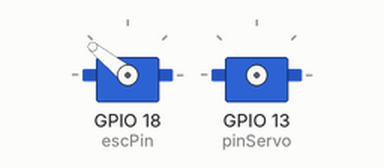
The sketch below on a simulated ESP32. Shown: 2 × servo. Nothing arrives over Bluetooth unless stated.

Above: at 0.0 s.
At 2.1 s:
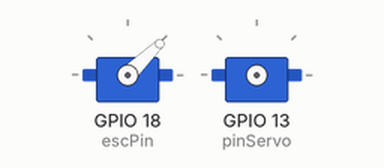
At 6.1 s:
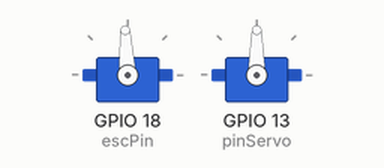
Timing chart, 0 to 7.6 s (numbered marks = the images above):
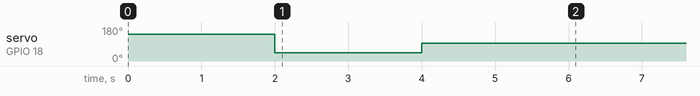

The sketch:

CodigoFinal.ino
```cpp
#include <ESP32Servo.h>
#include <PS4Controller.h>

const int escPin = 18;  // Pin donde conectas la señal del ESC
Servo motorESC; //El motor se controla por PWM como un servo

const int pinServo = 13; //Pin donde conectas la señal del servo
Servo servoMotor; //Servo se controla por PWM

void setup() {

	Serial.begin(115200); //Inicializa el monitor a 115200 baudios
	PS4.begin(); // Inicializa el mando
	motorESC.attach(escPin); // Rango del ESC (1000-2000 µs)

	// Calibración del ESC:  Importante para que el motor se configure
	motorESC.writeMicroseconds(2000); // Máxima señal (arranque seguro)
	delay(2000); //Mas o menos lo que dura el motor en calibrar
	motorESC.writeMicroseconds(1000); // Mínima señal
	delay(2000);
	motorESC.writeMicroseconds(1500); // Neutro
	delay(2000);

	servoMotor.attach(pinServo);
	servoMotor.write(90);
	delay(2000);
}

void Control_Motor() {

	int escValue;
	if (PS4.L2()) {  // Si se presiona L2 (marcha atrás)
		escValue = map(PS4.L2Value(), 0, 255, 1500, 1000); // 1000 = reversa
		Serial.printf("Reversa: %d\n", escValue);
	}
	else if (PS4.R2()) {  // Si se presiona R2 (marcha adelante)
		escValue = map(PS4.R2Value(), 0, 255, 1500, 2000); // 2000 = máxima velocidad
		Serial.printf("Adelante: %d\n", escValue);
	}
	else {
		escValue = 1500;
	}
	// Envía la señal PWM al ESC y asegura que el valor esté dentro del rango permitido
	motorESC.writeMicroseconds(constrain(escValue, 1000, 2000));

	delay(10); //Para estabilidad del ESC
}

void Control_Servo() {
	if (PS4.RStickX() <= 10 && PS4.RStickX() >= -10) { //Zona muerta del jostick (evita el drift)
		servoMotor.write(90); //Centra el servo "Ruedas Rectas"
	}
	if (PS4.RStickX() >= 10 || PS4.RStickX() <= -10) {
		int angle = map(PS4.RStickX(), 127, -127, 45, 135);
		servoMotor.write(constrain(angle, 45, 135)); //Mueve el servo segun la posicion del jostick
	}
}

void loop() {
	// put your main code here, to run repeatedly:
	if (PS4.isConnected()) {
		Control_Motor();
		Control_Servo();
	}
}
```
